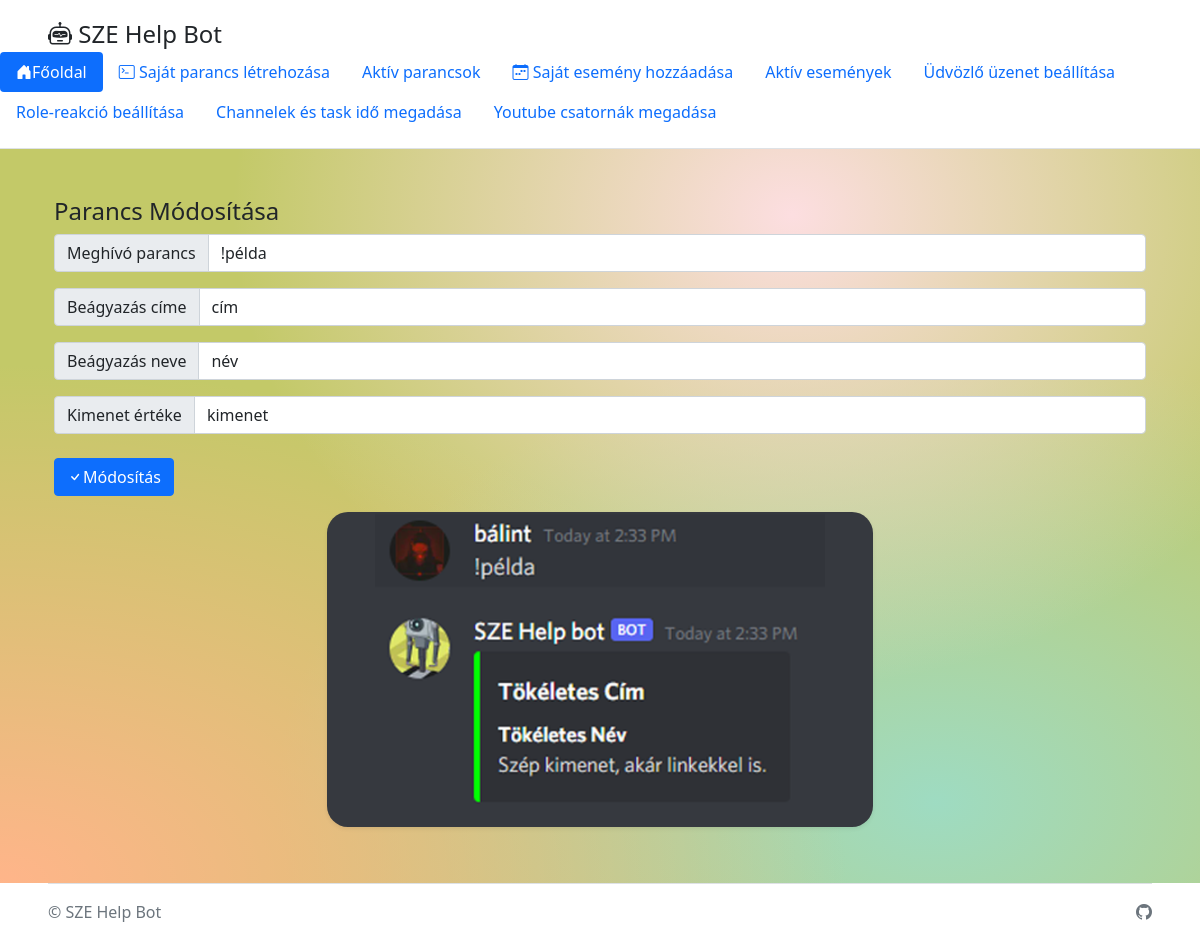
Page /parancs-modositas/1 on the committed database.
### run.py (models this page shows, shortened)
class Commands(db.Model):
    id = db.Column(db.Integer, primary_key=True)
    command = db.Column(db.String(30), nullable=False, unique=True)
    title = db.Column(db.String(30), nullable=False)
    name = db.Column(db.String(30), nullable=False)
    output = db.Column(db.String(300), nullable=False)
    date_created = db.Column(db.DateTime, default=datetime.now)

### run.py (the view)
@app.route("/parancs-modositas/<int:id>", methods=['GET', 'POST'])
def update(id):
    command_to_update = Commands.query.get_or_404(id)
    if request.method == "POST":
        command_to_update.command = request.form["command"]
        command_to_update.title = request.form["title"]
        command_to_update.name = request.form["name"]
        command_to_update.output = request.form["output"]
        try:
            db.session.commit()
            return redirect("/aktiv-parancsok")
        except:
            return "Nem sikerült módosítani a parancsot!"
    else:
        return render_template("update.html", command_to_update=command_to_update)

### templates/update.html (shortened to what this page needs)
{% extends "base.html" %}
{% block content %}
<div class="gradientbackground">
    <div class="container col-xxl-8 px-4 py-5">
        <h4>Parancs Módosítása<h4>
        <form method="POST" action="/parancs-modositas/{{command_to_update.id}}">
            <div class="input-group mb-3">
                <span class="input-group-text" id="command">Meghívó parancs</span>
                <input type="text" name="command" class="form-control" placeholder="!példa" aria-label="command" value="{{command_to_update.command}}">
            </div>
            <div class="input-group mb-3">
                <span class="input-group-text" id="title">Beágyazás címe</span>
                <input type="text" name="title" class="form-control" placeholder="Tökéletes Cím" aria-label="title" value="{{command_to_update.title}}">
            </div>
            <div class="input-group mb-3">
                <span class="input-group-text" id="name">Beágyazás neve</span>
                <input type="text" name="name" class="form-control" placeholder="Tökéletes Név" aria-label="name" value="{{command_to_update.name}}">
            </div>
            <div class="input-group">
                <span class="input-group-text">Kimenet értéke</span>
                <input type="text" class="form-control" name="output" placeholder="Szép kimenet, akár linkekkel is." aria-label="output" value="{{command_to_update.output}}">
            </div>
            <div class="input-group pt-4">
                <span><button type="submit" class="btn btn-primary mb-3"><i class="bi bi-check"></i>Módosítás</button></span>
            </div>
        </form>
        <div class="examplepic shadow-sm mx-auto" style="width: 50%; height: 315px; border-radius: 21px 21px 21px 21px">
            <img src="../static/example.png" class="d-block mx-lg-auto img-fluid" alt="Példa" width="450" loading="lazy">
        </div>
    </div>
</div>
{% endblock %}

### static/styles.css (style rules this page uses)
.gradientbackground { background-color:#c3c968; background-image: radial-gradient(at 66% 9%, hsla(355,85%,93%,1) 0, transparent 50%), radial-gradient(at 0% 100%, hsla(22,100%,77%,1) 0, transparent 50%), radial-gradient(at 78% 89%, hsla(155,46%,74%,1) 0, transparent 50%); margin: 0; padding: 0; }
.examplepic { background-color: #36393f; }

### rows in the picture
Commands: command "!példa", title "cím", name "név", output "kimenet"
